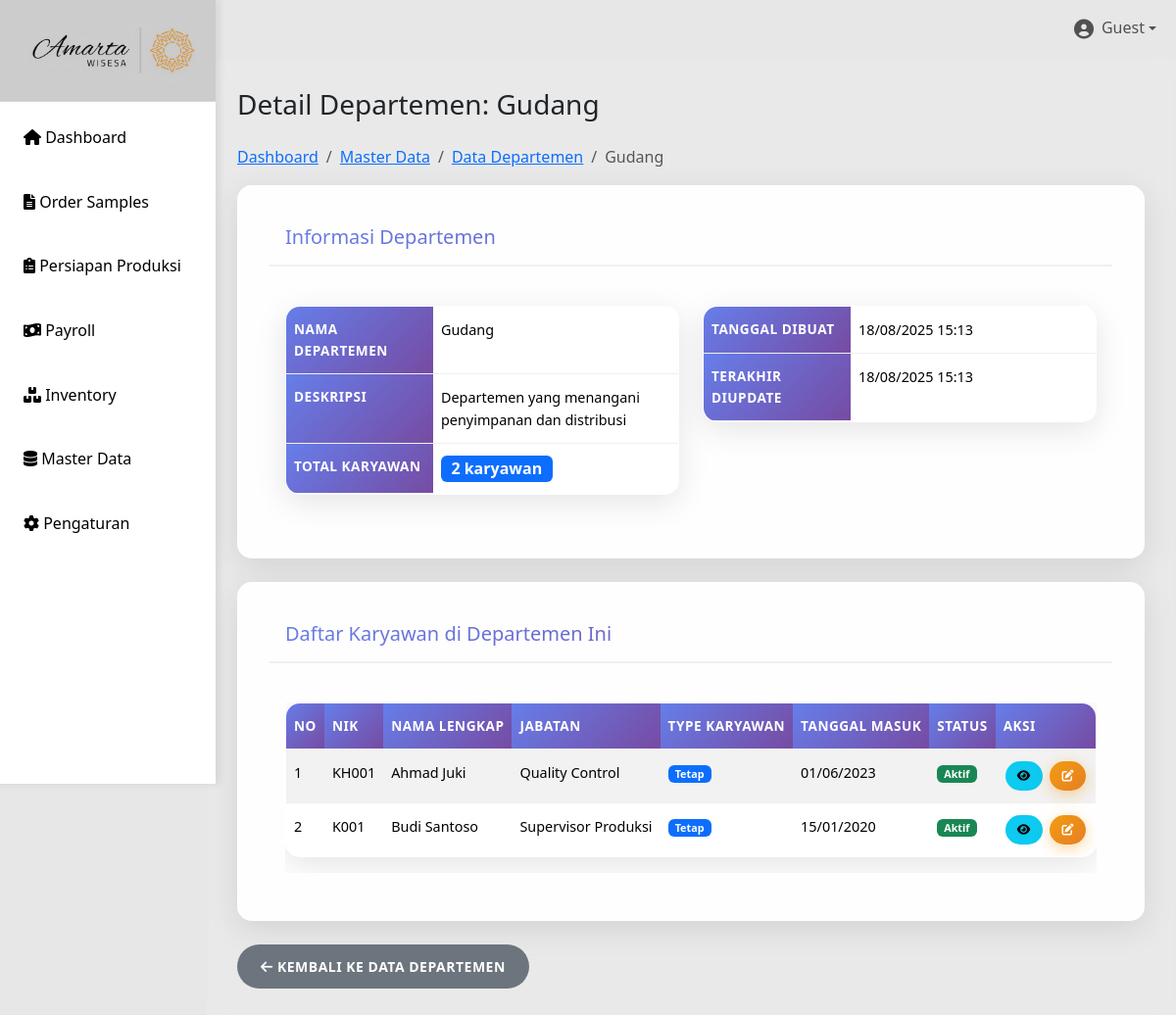
The app's page /detail-departemen.php?id=3, older data.
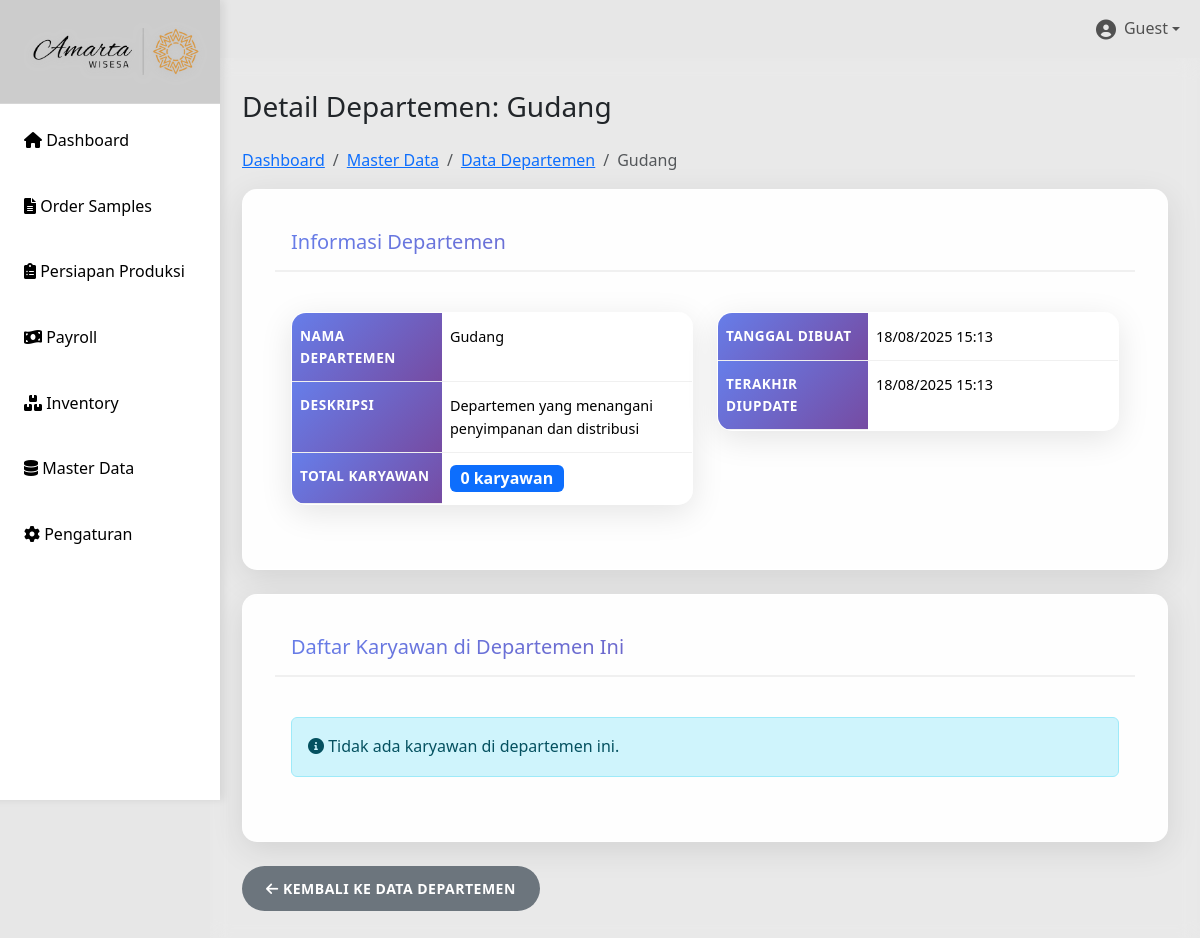
The same page, newer data.
### tables this page shows
CREATE TABLE `karyawan` (
  `id` int(11) UNSIGNED NOT NULL,
  `nik` varchar(200) NOT NULL,
  `nama_lengkap` varchar(100) NOT NULL,
  `jenis_kelamin` enum('L','P') NOT NULL,
  `tempat_lahir` varchar(50) DEFAULT NULL,
  `tanggal_lahir` date DEFAULT NULL,
  `alamat` text DEFAULT NULL,
  `no_telepon` varchar(20) DEFAULT NULL,
  `email` varchar(100) DEFAULT NULL,
  `type_karyawan` enum('tetap','harian','borongan') NOT NULL,
  `status_karyawan` enum('aktif','nonaktif','cuti','keluar') DEFAULT 'aktif',
  `tanggal_masuk` date NOT NULL,
  `tanggal_keluar` date DEFAULT NULL,
  `id_jabatan` int(11) DEFAULT NULL,
  `id_departemen` int(11) DEFAULT NULL,
  `foto` varchar(255) DEFAULT NULL,
  `created_at` timestamp NOT NULL DEFAULT current_timestamp(),
  `updated_at` timestamp NOT NULL DEFAULT current_timestamp() ON UPDATE current_timestamp()
);

CREATE TABLE `jabatan` (
  `id` int(11) NOT NULL,
  `nama_jabatan` varchar(100) NOT NULL,
  `deskripsi` text DEFAULT NULL,
  `created_at` timestamp NOT NULL DEFAULT current_timestamp(),
  `updated_at` timestamp NOT NULL DEFAULT current_timestamp() ON UPDATE current_timestamp()
);

### detail-departemen.php (the view, shortened to what the changed rows need)
<?php
include 'config/db.php';
include 'includes/header.php';
$id_departemen = isset($_GET['id']) ? intval($_GET['id']) : 0;
$sql = "SELECT * FROM departemen WHERE id = ?";
$stmt = mysqli_prepare($conn, $sql);
mysqli_stmt_bind_param($stmt, "i", $id_departemen);
mysqli_stmt_execute($stmt);
$result = mysqli_stmt_get_result($stmt);
$departemen = mysqli_fetch_assoc($result);
$sql = "SELECT k.*, j.nama_jabatan
        FROM karyawan k
        LEFT JOIN jabatan j ON k.id_jabatan = j.id
        WHERE k.id_departemen = ?
        ORDER BY k.nama_lengkap";
$stmt = mysqli_prepare($conn, $sql);
mysqli_stmt_bind_param($stmt, "i", $id_departemen);
mysqli_stmt_execute($stmt);
$result = mysqli_stmt_get_result($stmt);
$karyawanList = [];
if ($result !== false) {
    $karyawanList = mysqli_fetch_all($result, MYSQLI_ASSOC);
}
$totalKaryawan = is_array($karyawanList) ? count($karyawanList) : 0;
?>
<div class="main-content">
    <div class="row">
        <div class="col-12">
            <h1 class="h3 mb-4">Detail Departemen: <?= htmlspecialchars($departemen['nama_departemen']); ?></h1>
            <div class="card mb-4">
                <div class="card-body">
                    <div class="row">
                        <div class="col-md-6">
                            <table class="table table-borderless">
                                <tr>
                                    <th width="150">Nama Departemen</th>
                                </tr>
                                <tr>
                                    <th>Deskripsi</th>
                                </tr>
                                <tr>
                                    <th>Total Karyawan</th>
                                    <td>
                                        <span class="badge bg-primary fs-6">
                                            <?= $totalKaryawan; ?> karyawan
                                        </span>
                                    </td>
                                </tr>
                            </table>
                        </div>
                        <div class="col-md-6">
                            <table class="table table-borderless">
                                <tr>
                                    <th width="150">Tanggal Dibuat</th>
                                </tr>
                                <tr>
                                    <th>Terakhir Diupdate</th>
                                </tr>
                            </table>
                        </div>
                    </div>
                </div>
            </div>
            <div class="card">
                <div class="card-body">
                    <?php if ($totalKaryawan > 0): ?>
                        <div class="table-responsive">
                            <table class="table table-striped table-hover" id="tabelKaryawanDept">
                                <thead>
                                    <tr>
                                        <th>No</th>
                                        <th>NIK</th>
                                        <th>Nama Lengkap</th>
                                        <th>Jabatan</th>
                                        <th>Type Karyawan</th>
                                        <th>Tanggal Masuk</th>
                                        <th>Status</th>
                                        <th>Aksi</th>
                                    </tr>
                                </thead>
                                <tbody>
                                    <?php $no = 1; foreach ($karyawanList as $karyawan): ?>
                                    <tr>
                                        <td><?= $no++; ?></td>
                                        <td><?= htmlspecialchars($karyawan['nik']); ?></td>
                                        <td><?= htmlspecialchars($karyawan['nama_lengkap']); ?></td>
                                        <td><?= htmlspecialchars($karyawan['nama_jabatan']); ?></td>
                                        <td>
                                            <span class="badge bg-<?= $karyawan['type_karyawan'] == 'tetap' ? 'primary' : 'secondary'; ?>">
                                                <?= ucfirst($karyawan['type_karyawan']); ?>
                                            </span>
                                        </td>
                                        <td><?= date('d/m/Y', strtotime($karyawan['tanggal_masuk'])); ?></td>
                                        <td>
                                            <span class="badge bg-<?= $karyawan['status_karyawan'] == 'aktif' ? 'success' : 'danger'; ?>">
                                                <?= ucfirst($karyawan['status_karyawan']); ?>
                                            </span>
                                        </td>
                                        <td>
                                            <a href="detail-karyawan.php?id=<?= $karyawan['id_karyawan']; ?>" class="btn btn-sm btn-info">
                                                <i class="fas fa-eye"></i>
                                            </a>
                                            <a href="edit-karyawan.php?id=<?= $karyawan['id_karyawan']; ?>" class="btn btn-sm btn-warning">
                                                <i class="fas fa-edit"></i>
                                            </a>
                                        </td>
                                    </tr>
                                    <?php endforeach; ?>
                                </tbody>
                            </table>
                        </div>
                    <?php else: ?>
                        <div class="alert alert-info">
                            <i class="fas fa-info-circle"></i> Tidak ada karyawan di departemen ini.
                        </div>
                    <?php endif; ?>
                </div>
            </div>
        </div>
    </div>
</div>
<?php
include 'includes/footer.php';
?>

Row changes from the older to the newer data that the page shows:
removed karyawan: nik "KH001", nama_lengkap "Ahmad Juki", id_jabatan.nama_jabatan "Quality Control", type_karyawan "Tetap", tanggal_masuk "01/06/2023", status_karyawan "Aktif"
removed karyawan: nik "K001", nama_lengkap "Budi Santoso", id_jabatan.nama_jabatan "Supervisor Produksi", type_karyawan "Tetap", tanggal_masuk "15/01/2020", status_karyawan "Aktif"
Text that changed along with them:
$totalKaryawan: "2" → "0"
text no longer shown: "NO NIK NAMA LENGKAP JABATAN TYPE KARYAWAN TANGGAL MASUK STATUS AKSI"
text now shown: "Tidak ada karyawan di departemen ini."
